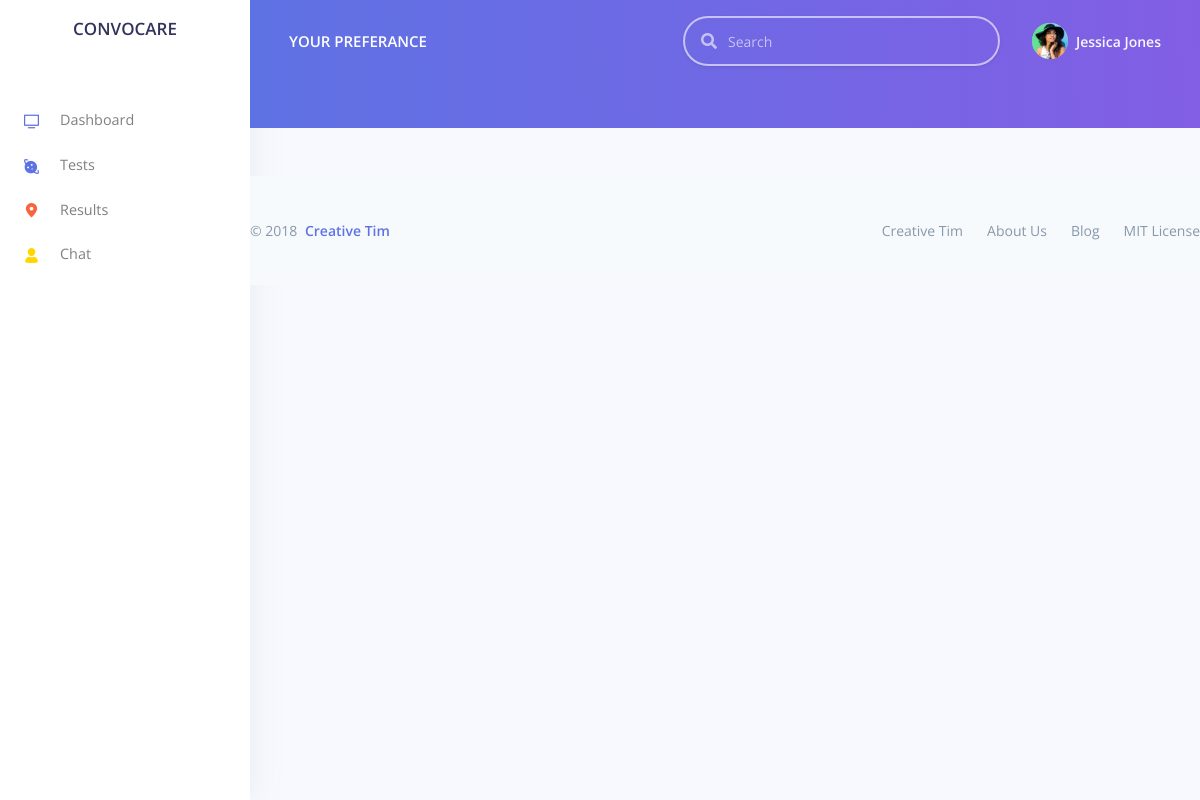
The app's page /pages/user/test.php (signed in), older data.
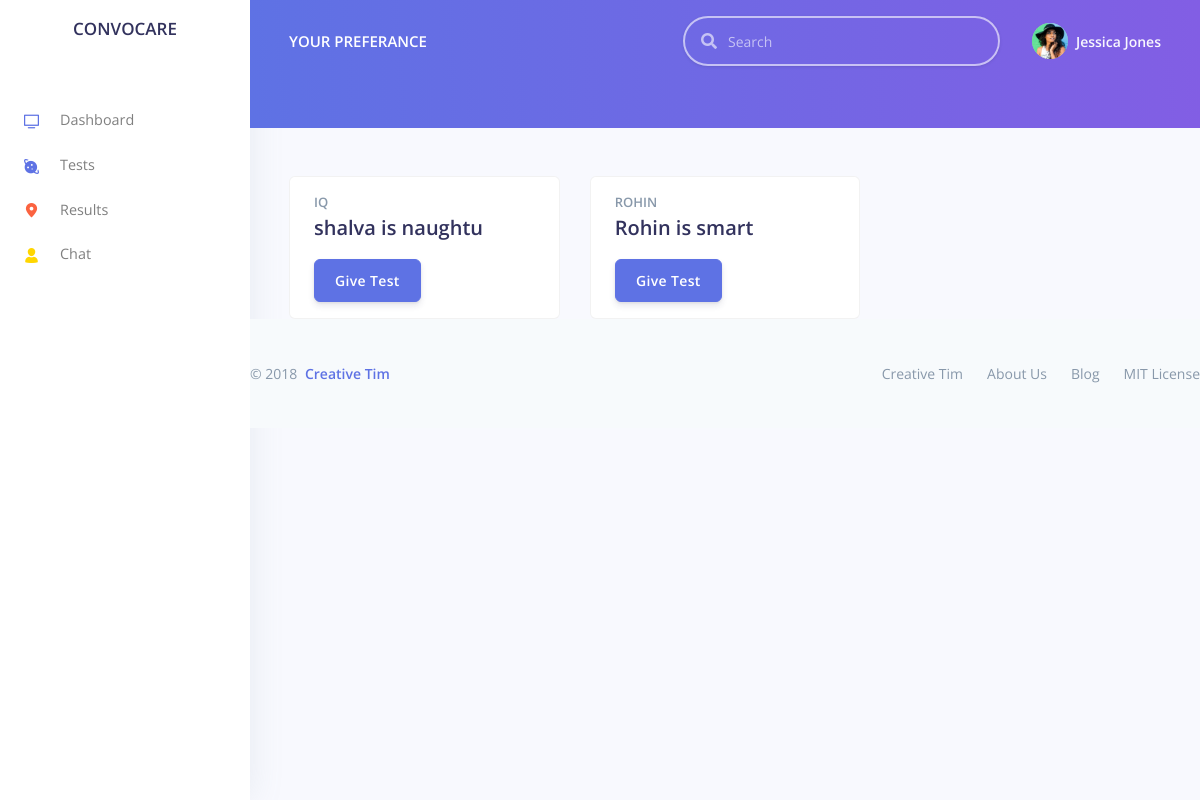
The same page, newer data.
### tables this page shows
CREATE TABLE `test` (
  `test_id` int(11) NOT NULL,
  `test_name` varchar(255) NOT NULL,
  `test_description` varchar(255) NOT NULL,
  `is_active` int(2) NOT NULL
);

### pages/user/test.php (the view, shortened to what the changed rows need)
<!DOCTYPE html>
<html lang="en">
<head>
    <link href="../../assets/js/plugins/nucleo/css/nucleo.css" rel="stylesheet" />
    <link href="../../assets/js/plugins/@fortawesome/fontawesome-free/css/all.min.css" rel="stylesheet" />
    <link href="../../assets/css/argon-dashboard.css?v=1.1.0" rel="stylesheet" />
</head>
<body class="">
<div class="main-content">
    <div class="container-fluid mt-5 ">
        <?php
             include('../../includes/db.php');
             $query="SELECT * FROM test";
             $result=mysqli_query($dbc,$query);
             echo "<div class='row'>";
                      while($data=mysqli_fetch_assoc($result))
                      {
                          $name= $data['test_name'];
                          $test_id=$data['test_id'];
                          $description=$data['test_description'];
                          echo<<<ROW
                            <div class="col-md-4">
                                <div class="card card-stats mb-4 mb-lg-0">
                                    <div class="card-body">
                                        <div class="row">
                                            <div class="col">
                                                <h5 class="card-title text-uppercase text-muted mb-0">$name</h5>
                                                <span class="h2 font-weight-bold mb-0">$description</span>
                                            </div>
                                        </div>
                                        <p class="mt-3 mb-0 text-muted text-sm">
                                            <span class="text-nowrap"><a href='give-test.php?test_id=$test_id'><button class="btn btn-primary" type="button">Give Test</button></a></span>
                                        </p>
                                    </div>
                                </div>
                            </div>
ROW;
                      }
                      echo "</div>"
                  ?>
    </div>
    </div>
</body>
</html>

Row changes from the older to the newer data that the page shows:
added test: test_name "IQ", test_description "shalva is naughtu"
added test: test_name "ROHIN", test_description "Rohin is smart"
